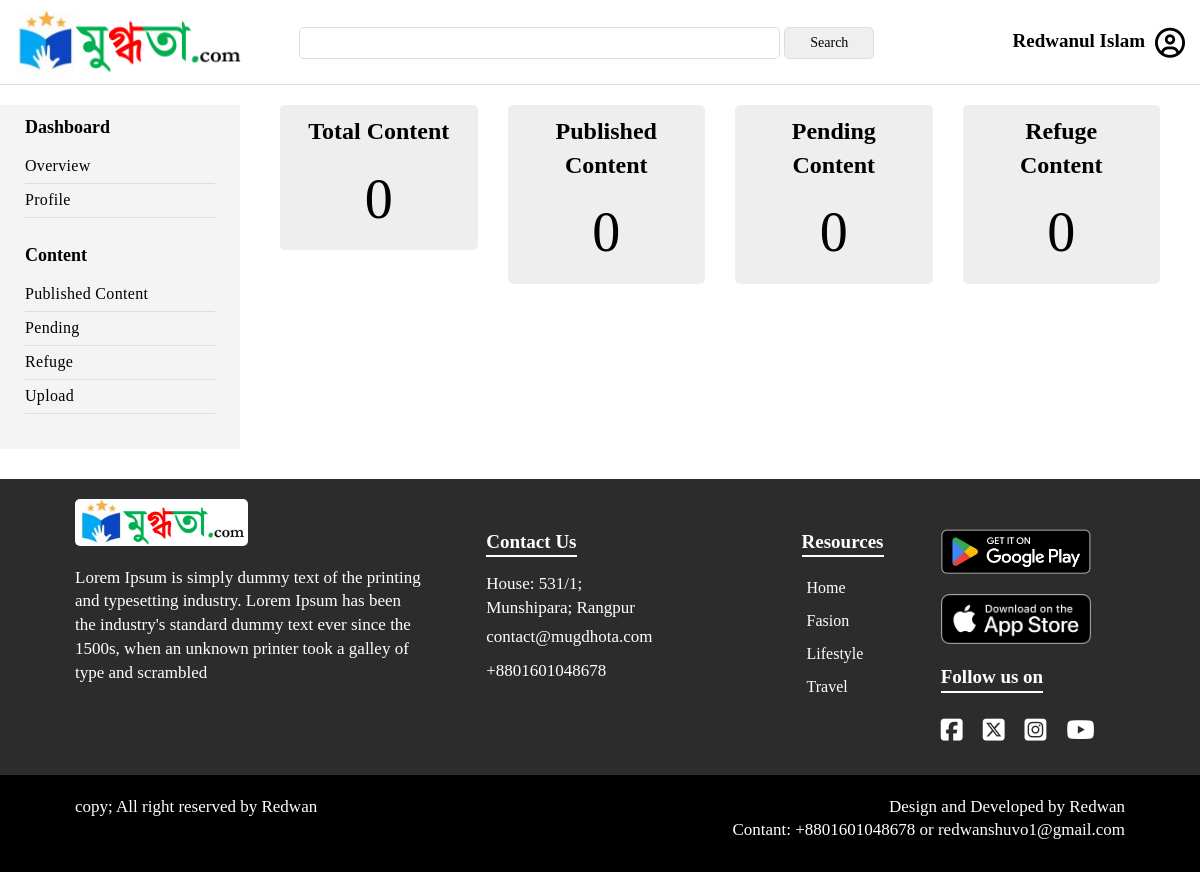
Page /user/profile/admin/ (signed in) on the earlier database version.
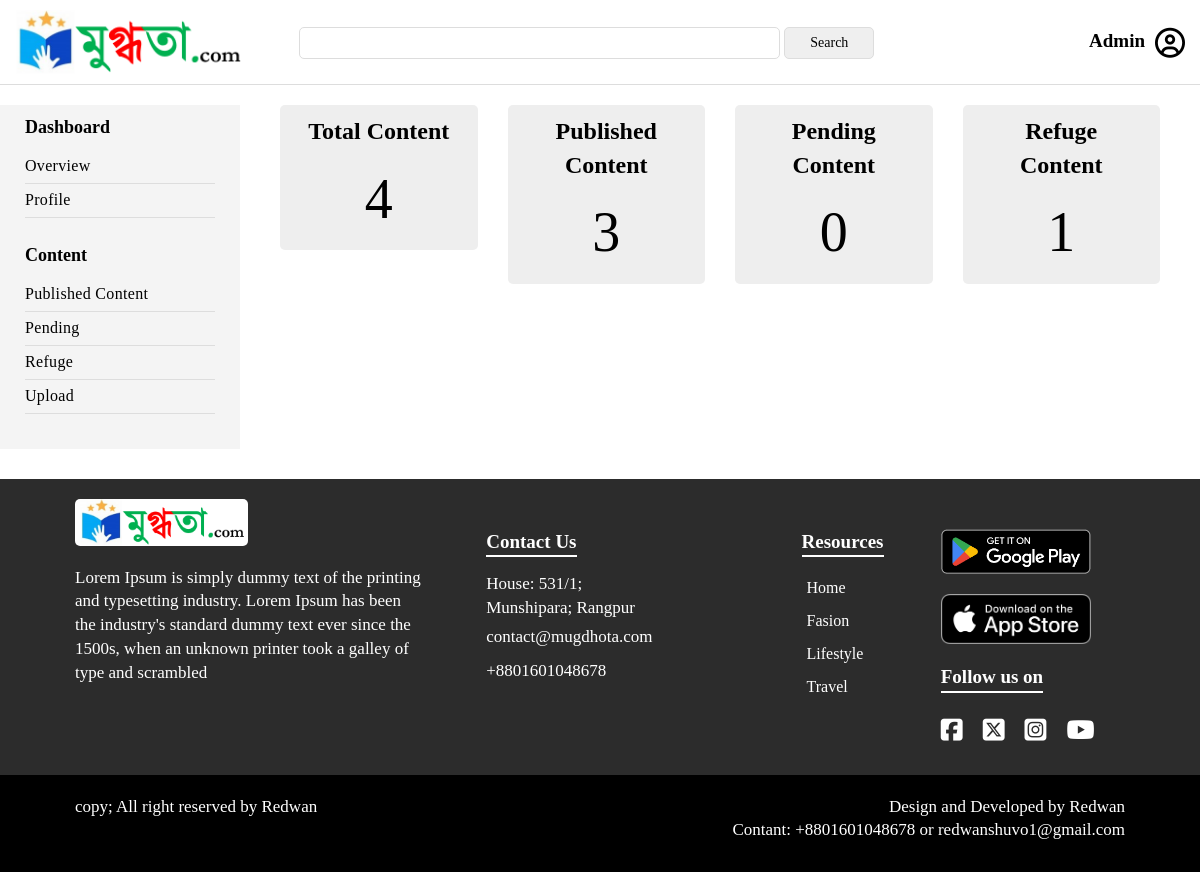
Same page on the later database version.
### User/models.py (models this page shows, shortened)
class User(AbstractUser):
    username = models.CharField(max_length=255, unique=True, blank=False)
    name = models.CharField(max_length=255, blank=False, null=False)
    email = models.EmailField()
    phone_validator = RegexValidator(regex=r'^\+?1?\d{11}', message="Phone number must be entered in the format: '01234567899'. Up to 11 digits allowed.")
    phone = models.CharField(validators=[phone_validator], max_length=11, null=False, unique=True)
    bio = models.TextField()
    gender = models.ForeignKey(Gender, on_delete=models.CASCADE, blank=True, null=True)
    joined = models.DateField(auto_now=True)
    is_admin = models.BooleanField(default=False)
    is_editor = models.BooleanField(default=False)
    is_author = models.BooleanField(default=False)
    is_subscriber = models.BooleanField(default=True)
    USERNAME_FIELD = 'phone'

### User/views.py (the view)
# urls.py: path('profile/<str:username>/', views.userDashboard, name='user_dashboard'),
def userDashboard(request, username):
    user = get_object_or_404(User, username=username)
    posts = Content.objects.filter(writer=user)
    total_posts = len(posts)
    published_posts = []
    pending_posts = []
    refuged_posts = []
    for pp in posts:
        if pp.status.name == 'Published':
            published_posts.append(pp)
        if pp.status.name == 'Pending':
            pending_posts.append(pp)
        if pp.status.name == 'Denay':
            refuged_posts.append(pp)
    total_published_posts = len(published_posts)
    total_pending_posts = len(pending_posts)
    total_refuges_posts = len(refuged_posts)
    context = {
        'user': user,
        'total_posts': total_posts,
        'total_published_posts': total_published_posts,
        'total_pending_posts': total_pending_posts,
        'total_refuges_posts': total_refuges_posts,
    }
    return render(request, 'user_profile.html', context)

### User/templates/user_profile.html (shortened to what this page needs)
{% extends 'm_main.html' %}
{% load static %}
{% block content %}
<div class="container_full">
    <div class="container" style="width:100%">
        <div class="cnt_management_page flex">
            <div class="writer_menu width_20">
                {% include 'user_nav.html' %}
            </div>
            <div class="user_profile_section width_80">
                <div class="user_dashboard">
                    <div class="dashboard_items flex">
                        <div class="sng_dashboard_items">
                            <div class="sng_di">
                                <a href="{% url 'user_total_content' request.user.username %}">
                                    <h2>Total Content</h2>
                                    <h1>{{ total_posts }}</h1>
                                </a>
                            </div>
                        </div>
                        <div class="sng_dashboard_items">
                            <div class="sng_di">
                                <a href="{% url 'user_published_content' request.user.username %}">
                                    <h2>Published Content</h2>
                                    <h1>{{ total_published_posts }}</h1>
                                </a>
                            </div>
                        </div>
                        <div class="sng_dashboard_items">
                            <div class="sng_di">
                                <a href="{% url 'user_pending_content' request.user.username %}">
                                    <h2>Pending Content</h2>
                                    <h1>{{ total_pending_posts }}</h1>
                                </a>
                            </div>
                        </div>
                        <div class="sng_dashboard_items">
                            <div class="sng_di">
                                <a href="{% url 'user_refuge_content' request.user.username %}">
                                    <h2>Refuge Content</h2>
                                    <h1>{{ total_refuges_posts }}</h1>
                                </a>
                            </div>
                        </div>
                    </div>
                </div>
            </div>
        </div>
    </div>
</div>
{% endblock content %}

### templates/m_main.html (shortened to what the changed rows need)
<!DOCTYPE html>
<html lang="en">
<head>
    {% load static %}
    <link rel="stylesheet" href="{% static 'assets/css/bootstrap.min.css' %}">
    <link rel="stylesheet" href="assets/css/flexslider.css" type="text/css" media="screen">
    <link rel="stylesheet" href="{% static 'style.css' %}">
    <link rel="stylesheet" href="{% static 'cmn-style.css' %}">
    <link rel="stylesheet" href="{% static 'responsive.css' %}">
    <link rel="stylesheet" type="text/css" href="https://cdnjs.cloudflare.com/ajax/libs/slick-carousel/1.8.1/slick.min.css" />
</head>
<body>
    <div class="container_header">
        <div class="container" style="width:100%">
            <div id="header">
                <div class="header_section">
                    <div class="mugdhota_web_info_right desk">
                        <div class="user_info flex">
                            {% if request.user.is_authenticated %}
                            {% if user.is_editor %}
                                    <a href="{% url 'management_dashboard' request.user.username %}">
                                        <h2>{{request.user.name}}</h2>
                                        <i class="fa fa-user-circle-o"></i>
                                    </a>
                                {% else %}
                                    <a href="{% url 'user_dashboard' request.user.username %}">
                                        <h2>{{request.user.name}}</h2>
                                        <i class="fa fa-user-circle-o"></i>
                                    </a>
                                {% endif %}
                            {% else %}
                            <a href="{% url 'log_in' %}">
                                <span>Log-in</span>
                                <i class="fa fa-user-circle-o"></i>
                            </a>
                            {% endif %}
                        </div>
                    </div>
                </div>
            </div>
        </div>
    </div>
    {% block content %}
    {% endblock content %}
    <div class="container_full footer_bg">
        <div class="container">
            <div class="footer flex">
                <div class="single_footer">
                    <div class="sng_footer_cnt footer_child_f_right f_cnt" style="margin-left:75px">
                        <h2>Contact Us</h2>
                    </div>
                </div>
                <div class="single_footer">
                    <div class="sng_footer_cnt footer_child_f_right">
                        <h2>Resources</h2>
                    </div>
                </div>
                <div class="single_footer">
                    <div class="sng_footer_cnt footer_child_f_right">
                        <div class="follow_us">
                            <h2 style="color:#fff">Follow us on</h2>
                        </div>
                    </div>
                </div>
            </div>
        </div>
    </div>
</body>
</html>

Differences in the rows shown:
changed User: user.name "Redwanul Islam" → "Admin"
Other differences:
{{ total_posts }}: "0" → "4"
{{ total_published_posts }}: "0" → "3"
{{ total_refuges_posts }}: "0" → "1"
